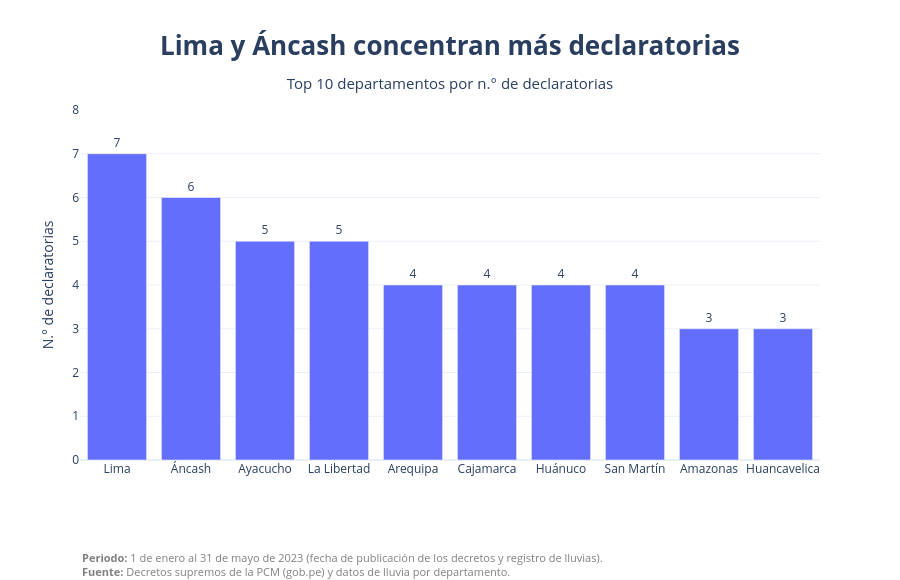

Notebook code cell kept with this figure:
### Code cell
top10 = tabla_final.sort_values(["declaratorias", "departamento"], ascending=[False, True]).head(10)

fig_bar = px.bar(
    top10,
    x="departamento",
    y="declaratorias",
    text="declaratorias",
    title="<b>Lima y Áncash concentran más declaratorias</b>"
          "<br><span style='font-size:15px'>Top 10 departamentos por n.° de declaratorias</span>",
    labels={"departamento": "", "declaratorias": "N.° de declaratorias"},
)
fig_bar.update_traces(textposition="outside", cliponaxis=False)
fig_bar.update_layout(
    height=580,
    template="plotly_white",
    title_x=0.5,
    title_xanchor="center",
    title_font_size=26,  # título más grande
    yaxis_range=[0, top10["declaratorias"].max() + 1],
)

# Agregar la nota (periodo y fuente) y recién mostrar
agregar_nota(fig_bar)
fig_bar.update_annotations(y=-0.25)  # un poco más abajo para no chocar con los nombres
fig_bar.show()

### Figure 1 — Plotly figure (JSON) as saved in the notebook; plotly's stock layout.template omitted (floating-point values rounded to 4 significant figures)
{"data": [{"cliponaxis": false, "hovertemplate": "=%{x}<br>N.° de declaratorias=%{text}<extra></extra>", "legendgroup": "", "marker": {"color": "#636efa", "pattern": {"shape": ""}}, "name": "", "orientation": "v", "showlegend": false, "text": [7.0, 6.0, 5.0, 5.0, 4.0, 4.0, 4.0, 4.0, 3.0, 3.0], "textposition": "outside", "type": "bar", "x": ["Lima", "Áncash", "Ayacucho", "La Libertad", "Arequipa", "Cajamarca", "Huánuco", "San Martín", "Amazonas", "Huancavelica"], "xaxis": "x", "y": [7, 6, 5, 5, 4, 4, 4, 4, 3, 3], "yaxis": "y"}], "layout": {"annotations": [{"align": "left", "font": {"color": "gray", "size": 11}, "showarrow": false, "text": "<b>Periodo:</b> 1 de enero al 31 de mayo de 2023 (fecha de publicación de los decretos y registro de lluvias).<br><b>Fuente:</b> Decretos supremos de la PCM (gob.pe) y datos de lluvia por departamento.", "x": 0, "xanchor": "left", "xref": "paper", "y": -0.25, "yanchor": "top", "yref": "paper"}], "barmode": "relative", "height": 580, "legend": {"tracegroupgap": 0}, "margin": {"b": 120, "t": 110}, "title": {"font": {"size": 26}, "text": "<b>Lima y Áncash concentran más declaratorias</b><br><span style='font-size:15px'>Top 10 departamentos por n.° de declaratorias</span>", "x": 0.5, "xanchor": "center"}, "xaxis": {"anchor": "y", "domain": [0, 1], "title": {"text": ""}}, "yaxis": {"anchor": "x", "domain": [0, 1], "range": [0, 8], "title": {"text": "N.° de declaratorias"}}}}
